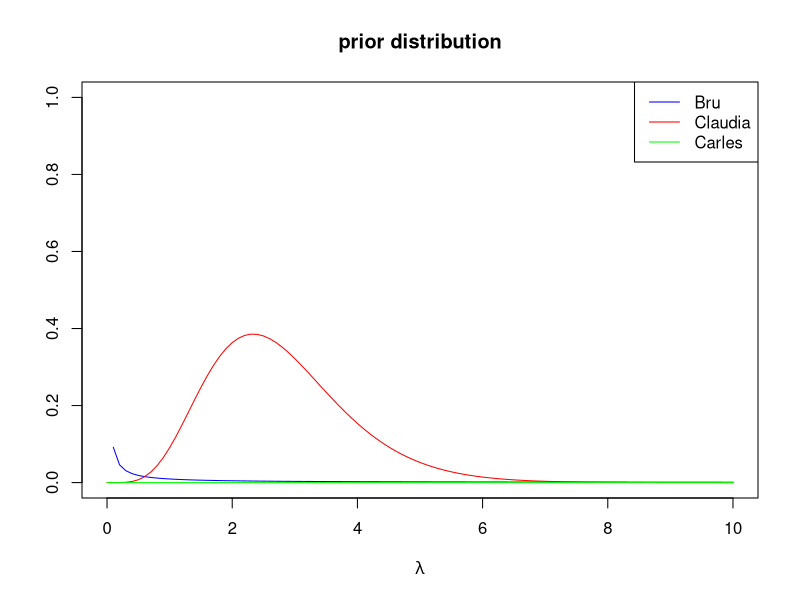
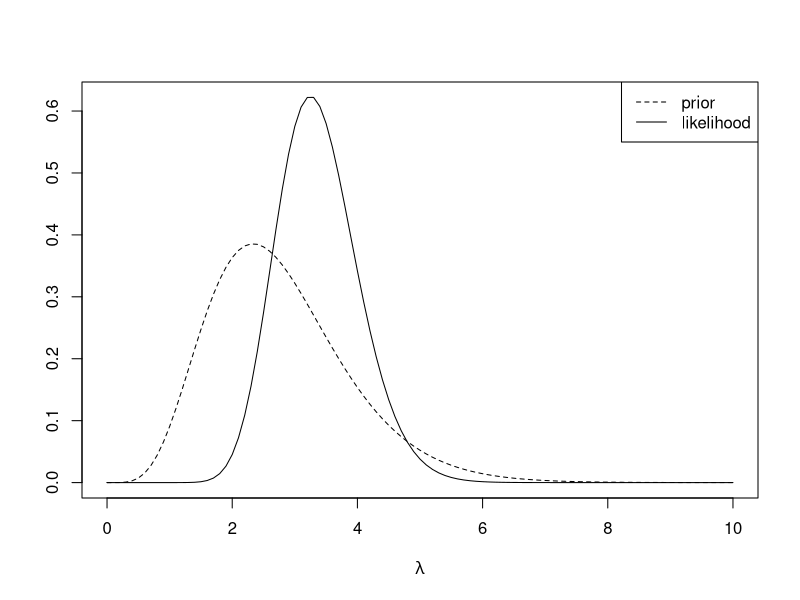
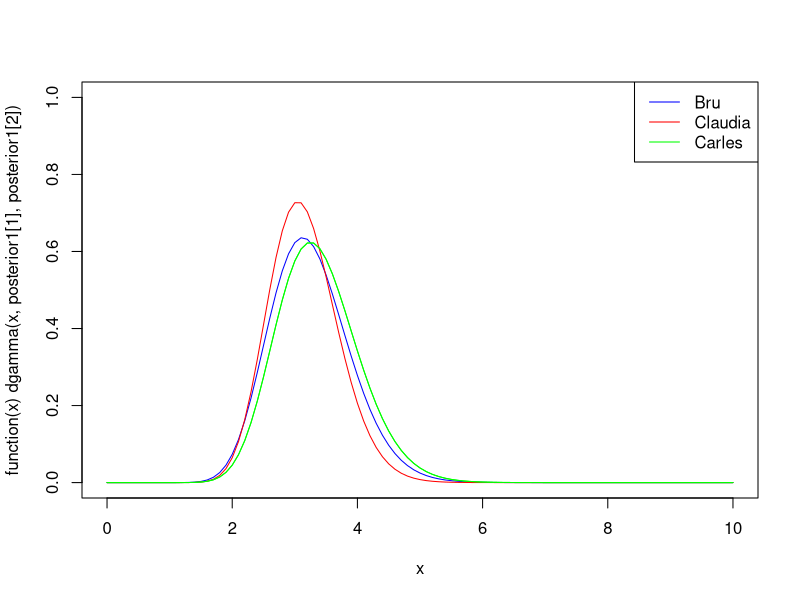

These figures' R source, in order:

####################  1.3 Garriga   ##############################

#####	prior distribution and prior predictive distribution
#no clear upper limit, use Poisson

prior1 <- c(alpha =  0.01, beta =0.001)
prior2 <- c(alpha =  6.25, beta =2.25)
prior3 <- c(alpha =  1, beta =0)

plot(function(x)dgamma(x, prior1[1], prior1[2]), xlim=c(0,10),ylim=c(0,1), ylab="", xlab = expression(lambda), col='blue') # Lambda is number of happenings
plot(function(x)dgamma(x, prior2[1], prior2[2]), xlim=c(0,10), ylab="", add = T, col='red')
plot(function(x)dgamma(x, prior3[1], prior3[2]), xlim=c(0,10), ylab="", add = T, col='green')
title("prior distribution") #Translate info plot to observable space?
legend("topright", c("Bru", "Claudia", "Carles"), col=c("blue", "red", "green"), lty=c(1, 1, 1))

###### data

y <- c(3, 2, 0, 8, 2, 4, 6, 1) 
n <- length(y)
n
y

####### standardaized likelihood function  

sd.like <- function(th) {
 (th^sum(y)*exp(-n*th))/integrate(function(th)(th^sum(y)*exp(-n*th)), lower = 0, upper = 10)$value
} #Standarized Likelyhood


par(mfrow=c(1, 1))
plot(function(x)sd.like(x), xlim=c(0,10), ylab="", xlab = expression(lambda))
 plot(function(x)dgamma(x, prior2[1], prior2[2]), xlim=c(0,10), add=T, lty=2)
 legend("topright", c("prior", "likelihood"), lty = c(2,1))



#########  posterior distribution


posterior1 <- c(a = prior1[1] + sum(y), b = prior1[2] +  n)
posterior2 <- c(a = prior2[1] + sum(y), b = prior2[2] +  n)
posterior3 <- c(a = prior3[1] + sum(y), b = prior3[2] + n)

# prior, likelihood and posterior

plot(function(x)dgamma(x, posterior1[1], posterior1[2]), xlim=c(0,10),ylim=c(0,1), col='blue')
 plot(function(x)dgamma(x, posterior2[1], posterior2[2]), xlim=c(0,10),ylim=c(0,1), add=T, col='red')
 plot(function(x)sd.like(x), xlim=c(0,10), ylab="", xlab = expression(lambda), add=T, col='green')
 plot(function(x)dgamma(x, posterior3[1], posterior3[2]), xlim=c(0,10),ylim=c(0,1), add=T, col='green')
 legend("topright", c("Bru", "Claudia", "Carles"), col=c("blue", "red", "green"), lty=c(1, 1, 1))



#  Confidence
 ##set.seed(123)  # for reproducibility
 M <- 100000
 
 
 y <- c(3, 2, 0, 8, 2, 4, 6, 1) 
 n <- length(y)

 posterior1 <- c(a = 0.01 + sum(y), b = 0.001 + n)
 posterior2 <- c(a = 6.25 + sum(y), b = 2.5 + n)
 posterior3 <- c(a = 1 + sum(y), b = 0 + n)
 #1
 posterior1.sim <- rgamma(M, posterior1[1], posterior1[2])
 pre.posterior1.sim <- rpois(M,posterior1.sim)
 table(pre.posterior1.sim)
 
 interval1 <- quantile(pre.posterior1.sim, probs = c(0.05, 0.95))
 print(interval1)
 
 #2
 posterior2.sim <- rgamma(M, posterior2[1], posterior2[2])
 pre.posterior2.sim <- rpois(M,posterior2.sim)
 table(pre.posterior2.sim)
 
 interval2 <- quantile(pre.posterior2.sim, probs = c(0.05, 0.95))
 print(interval2)
 
 
 #3
 posterior3.sim <- rgamma(M, posterior3[1], posterior3[2])
 pre.posterior3.sim <- rpois(M,posterior3.sim)
 table(pre.posterior3.sim)
 
 interval3 <- quantile(pre.posterior3.sim, probs = c(0.05, 0.95))
 print(interval3)

 
 # Output the 90% credible intervals
 list(Bru = interval1, Claudia = interval2, Carles = interval3)
 
 
 